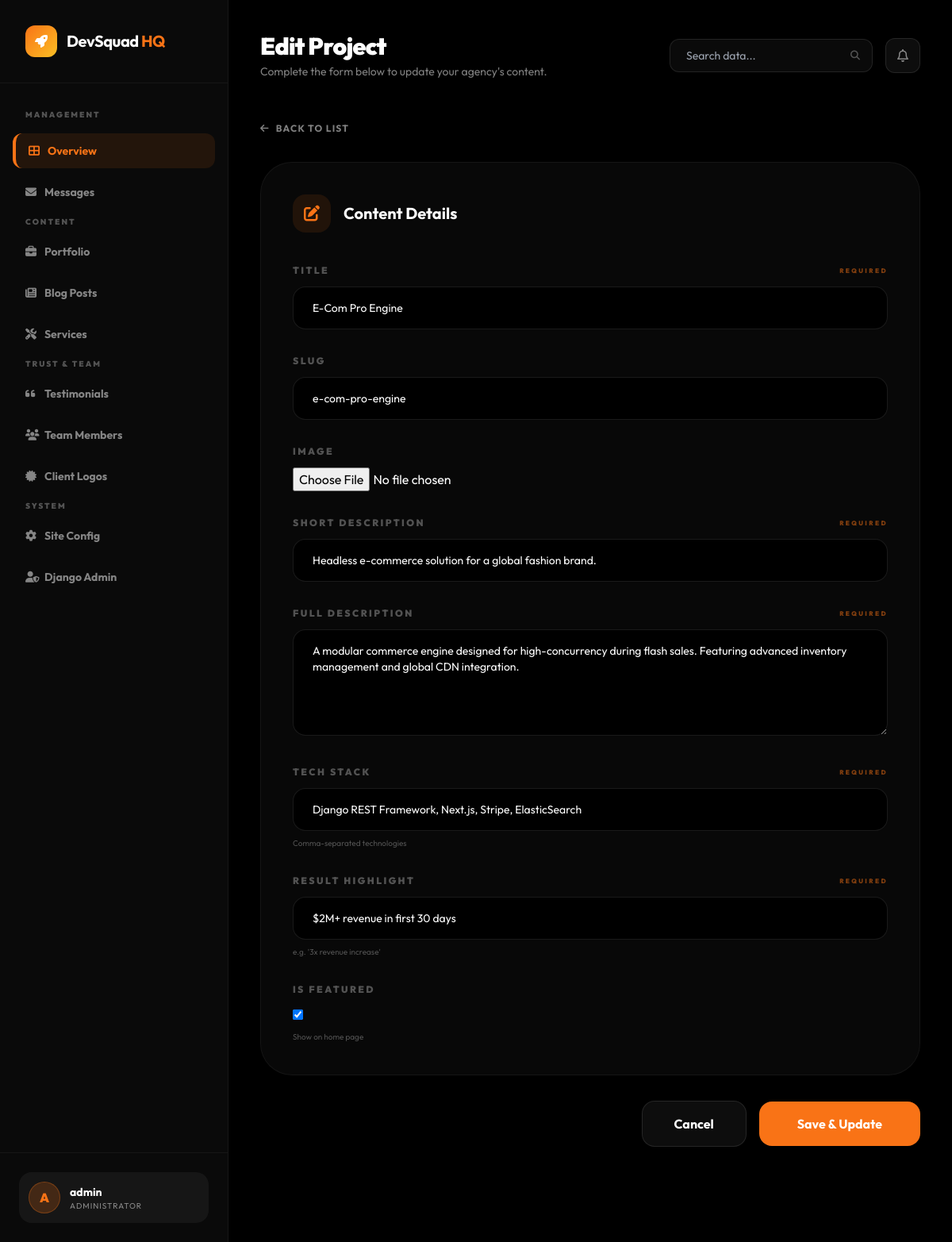
/management/content/project/edit/9/ (signed in), run on the app's committed database.
### devsqaud/models.py (models this page shows, shortened)
class Project(models.Model):
    title = models.CharField(max_length=200)
    slug = models.SlugField(max_length=200, unique=True, blank=True)
    image = models.ImageField(upload_to='projects/', blank=True, null=True)
    short_description = models.CharField(max_length=300)
    full_description = models.TextField()
    result_highlight = models.CharField(
        max_length=300,
        help_text="e.g. '3x revenue increase'"
    )
    tech_stack = models.CharField(
        max_length=500,
        help_text="Comma-separated technologies"
    )
    is_featured = models.BooleanField(default=False, help_text="Show on home page")
    created_at = models.DateTimeField(auto_now_add=True)
    class Meta:
        ordering = ['-created_at']

### devsqaud/views_dashboard.py (the view)
# urls.py: path('management/content/<str:model_key>/edit/<int:pk>/', views_dashboard.content_create_edit, name='content_edit'),
@staff_member_required
def content_create_edit(request, model_key, pk=None):
    if model_key not in MODEL_MAP:
        return redirect('dashboard_home')
    model_class, form_class, list_url_name, display_name = MODEL_MAP[model_key]
    instance = get_object_or_404(model_class, pk=pk) if pk else None
    if request.method == 'POST':
        form = form_class(request.POST, request.FILES, instance=instance)
        if form.is_valid():
            form.save()
            messages.success(request, f'{display_name} saved successfully!')
            return redirect(list_url_name)
    else:
        form = form_class(instance=instance)
    context = {
        'form': form,
        'title': f"{'Edit' if pk else 'Add New'} {display_name}",
        'back_url': reverse(list_url_name),
        'active_page': model_key if model_key in ['projects', 'blog', 'services', 'testimonials', 'team', 'logos'] else 'overview',
    }
    return render(request, 'dashboard/content_form.html', context)

### devsqaud/context_processors.py (called while the page is built)
def site_config_context(request):
    return {
        'site': SiteConfig.load(),
    }

### devsqaud/models.py (called while the page is built)
    @classmethod
    def load(cls):
        obj, _ = cls.objects.get_or_create(pk=1)
        return obj

### templates/dashboard/content_form.html (shortened to what this page needs)
{% extends 'dashboard/base.html' %}
{% block header_title %}{{ title }}{% endblock %}
{% block header_subtitle %}Complete the form below to update your agency's content.{% endblock %}
{% block dashboard_content %}
<div class="max-w-4xl">
    <div class="mb-8">
        <a href="{{ back_url }}" class="inline-flex items-center space-x-2 text-white/50 hover:text-sunset-orange font-bold text-xs uppercase tracking-widest transition-colors">
            <i class="fas fa-arrow-left"></i>
            <span>Back to List</span>
        </a>
    </div>
    <form method="POST" enctype="multipart/form-data" class="space-y-8">
        <div class="glass-card p-10 rounded-[40px] border-white/5">
            <div class="flex items-center space-x-4 mb-10">
                <div class="w-12 h-12 rounded-2xl bg-sunset-orange/10 flex items-center justify-center">
                    <i class="fas fa-edit text-sunset-orange text-xl"></i>
                </div>
                <h3 class="text-xl font-bold">Content Details</h3>
            </div>
            <div class="space-y-8">
                {% for field in form %}
                <div>
                    <label class="block text-xs font-black uppercase tracking-[0.2em] text-white/30 mb-3 flex justify-between items-center">
                        <span>{{ field.label }}</span>
                        {% if field.field.required %}
                        <span class="text-[8px] text-sunset-orange/50">Required</span>
                        {% endif %}
                    </label>
                    {{ field }}
                    {% if field.help_text %}
                    <p class="text-[10px] text-white/30 mt-2">{{ field.help_text }}</p>
                    {% endif %}
                </div>
                {% endfor %}
            </div>
        </div>
        <div class="flex items-center justify-end space-x-4 pb-20">
            <a href="{{ back_url }}" class="px-10 py-4 bg-white/5 border border-white/10 text-white font-bold rounded-2xl hover:bg-white/10 transition-all">Cancel</a>
            <button type="submit" class="px-12 py-4 bg-sunset-orange text-white font-bold rounded-2xl hover:shadow-[0_0_50px_rgba(249,115,22,0.4)] transform hover:-translate-y-1 transition-all duration-300">
                Save & Update
            </button>
        </div>
    </form>
</div>
{% endblock %}

### templates/dashboard/base.html (shortened to what this page needs)
<!DOCTYPE html>
<html lang="en">
<head>
    <script src="https://cdn.tailwindcss.com"></script>
    <link rel="stylesheet" href="https://cdnjs.cloudflare.com/ajax/libs/font-awesome/6.4.0/css/all.min.css">
</head>
<body class="bg-black-pure min-h-screen flex">
    <aside class="w-72 bg-black-soft border-r border-white/5 flex flex-col fixed inset-y-0 z-50">
        <div class="p-8 border-b border-white/5">
            <a href="{% url 'home' %}" class="flex items-center space-x-3">
                <div class="w-10 h-10 bg-gradient-to-br from-sunset-orange to-sunset-amber rounded-xl flex items-center justify-center">
                    <i class="fas fa-rocket text-white"></i>
                </div>
                <span class="text-xl font-bold tracking-tight">DevSquad <span class="text-sunset-orange">HQ</span></span>
            </a>
        </div>
        <nav class="flex-1 px-4 py-8 space-y-2 overflow-y-auto">
            <p class="px-4 text-[10px] font-black uppercase tracking-[0.2em] text-white/30 mb-4">Management</p>
            <a href="{% url 'dashboard_home' %}" class="sidebar-link group flex items-center px-4 py-3 text-sm font-bold rounded-xl transition-all duration-300 {% if active_page == 'overview' %}active{% else %}text-white/50 hover:bg-white/5 hover:text-white{% endif %}">
                <i class="fas fa-th-large w-6 group-hover:text-sunset-orange"></i>
                <span>Overview</span>
            </a>
            <a href="{% url 'dashboard_messages' %}" class="sidebar-link group flex items-center px-4 py-3 text-sm font-bold rounded-xl transition-all duration-300 {% if active_page == 'messages' %}active{% else %}text-white/50 hover:bg-white/5 hover:text-white{% endif %}">
                <i class="fas fa-envelope w-6 group-hover:text-sunset-orange"></i>
                <span>Messages</span>
            </a>
            <p class="px-4 text-[10px] font-black uppercase tracking-[0.2em] text-white/30 mt-8 mb-4">Content</p>
            <a href="{% url 'dashboard_projects' %}" class="sidebar-link group flex items-center px-4 py-3 text-sm font-bold rounded-xl transition-all duration-300 {% if active_page == 'projects' %}active{% else %}text-white/50 hover:bg-white/5 hover:text-white{% endif %}">
                <i class="fas fa-briefcase w-6 group-hover:text-sunset-orange"></i>
                <span>Portfolio</span>
            </a>
            <a href="{% url 'dashboard_blog' %}" class="sidebar-link group flex items-center px-4 py-3 text-sm font-bold rounded-xl transition-all duration-300 {% if active_page == 'blog' %}active{% else %}text-white/50 hover:bg-white/5 hover:text-white{% endif %}">
                <i class="fas fa-newspaper w-6 group-hover:text-sunset-orange"></i>
                <span>Blog Posts</span>
            </a>
            <a href="{% url 'dashboard_services' %}" class="sidebar-link group flex items-center px-4 py-3 text-sm font-bold rounded-xl transition-all duration-300 {% if active_page == 'services' %}active{% else %}text-white/50 hover:bg-white/5 hover:text-white{% endif %}">
                <i class="fas fa-tools w-6 group-hover:text-sunset-orange"></i>
                <span>Services</span>
            </a>
            <p class="px-4 text-[10px] font-black uppercase tracking-[0.2em] text-white/30 mt-8 mb-4">Trust & Team</p>
            <a href="{% url 'dashboard_testimonials' %}" class="sidebar-link group flex items-center px-4 py-3 text-sm font-bold rounded-xl transition-all duration-300 {% if active_page == 'testimonials' %}active{% else %}text-white/50 hover:bg-white/5 hover:text-white{% endif %}">
                <i class="fas fa-quote-left w-6 group-hover:text-sunset-orange"></i>
                <span>Testimonials</span>
            </a>
            <a href="{% url 'dashboard_team' %}" class="sidebar-link group flex items-center px-4 py-3 text-sm font-bold rounded-xl transition-all duration-300 {% if active_page == 'team' %}active{% else %}text-white/50 hover:bg-white/5 hover:text-white{% endif %}">
                <i class="fas fa-users w-6 group-hover:text-sunset-orange"></i>
                <span>Team Members</span>
            </a>
            <a href="{% url 'dashboard_logos' %}" class="sidebar-link group flex items-center px-4 py-3 text-sm font-bold rounded-xl transition-all duration-300 {% if active_page == 'logos' %}active{% else %}text-white/50 hover:bg-white/5 hover:text-white{% endif %}">
                <i class="fas fa-certificate w-6 group-hover:text-sunset-orange"></i>
                <span>Client Logos</span>
            </a>
            <p class="px-4 text-[10px] font-black uppercase tracking-[0.2em] text-white/30 mt-8 mb-4">System</p>
            <a href="{% url 'dashboard_settings' %}" class="sidebar-link group flex items-center px-4 py-3 text-sm font-bold rounded-xl transition-all duration-300 {% if active_page == 'settings' %}active{% else %}text-white/50 hover:bg-white/5 hover:text-white{% endif %}">
                <i class="fas fa-cog w-6 group-hover:text-sunset-orange"></i>
                <span>Site Config</span>
            </a>
            <a href="/admin/" class="group flex items-center px-4 py-3 text-sm font-bold text-white/50 rounded-xl hover:bg-white/5 hover:text-white transition-all duration-300">
                <i class="fas fa-user-shield w-6 group-hover:text-sunset-orange"></i>
                <span>Django Admin</span>
            </a>
        </nav>
        <div class="p-6 border-t border-white/5">
            <div class="flex items-center space-x-3 p-3 bg-white/5 rounded-2xl">
                <div class="w-10 h-10 rounded-full bg-sunset-orange/20 border border-sunset-orange/30 flex items-center justify-center">
                    <span class="font-black text-sunset-orange">{{ request.user.username|first|upper }}</span>
                </div>
                <div class="flex-1 min-w-0">
                    <p class="text-sm font-bold truncate">{{ request.user.username }}</p>
                    <p class="text-[10px] text-white/50 uppercase tracking-widest">Administrator</p>
                </div>
            </div>
        </div>
    </aside>
    <main class="flex-1 ml-72 p-10">
        <div class="flex items-center justify-between mb-12">
            <div>
                <h1 class="text-3xl font-black tracking-tight">{% block header_title %}Overview{% endblock %}</h1>
                <p class="text-white/50 text-sm mt-1">{% block header_subtitle %}Welcome back, Commander.{% endblock %}</p>
            </div>
            <div class="flex items-center space-x-4">
                <div class="relative">
                    <input type="text" placeholder="Search data..." class="bg-black-soft border border-white/10 rounded-xl px-5 py-2.5 text-sm focus:outline-none focus:border-sunset-orange/50 transition-all w-64">
                    <i class="fas fa-search absolute right-4 top-1/2 -translate-y-1/2 text-white/30 text-xs"></i>
                </div>
                <button class="w-11 h-11 rounded-xl bg-white/5 border border-white/10 flex items-center justify-center hover:bg-white/10 transition-all">
                    <i class="far fa-bell text-white/50"></i>
                </button>
            </div>
        </div>
        {% block dashboard_content %}{% endblock %}
    </main>
</body>
</html>

### templates/dashboard/base.html (style rules this page uses)
body { font-family: 'Outfit', sans-serif; background-color: #000000; color: #ffffff; }
.glass-card { background: rgba(255, 255, 255, 0.03); backdrop-filter: blur(10px); border: 1px solid rgba(255, 255, 255, 0.05); }
.sidebar-link.active { background: rgba(249, 115, 22, 0.1); border-left: 4px solid #f97316; color: #f97316; }

### data on the page
Project: form "E-Com Pro Engine" "e-com-pro-engine" "Headless e-commerce solution for a global fashion brand." "A modular commerce engine designed for high-concurrency during flash sales. Featuring advanced inventory management and global CDN integration." "Django REST Framework, Next.js, Stripe, ElasticSearch" "$2M+ revenue in first 30 days" "☑"

### other printed values
{{ request.user.username|first|upper }} "A"
{{ request.user.username }} "admin"
{{ title }} "Edit Project"
{{ field.label }} "TITLE" "SLUG" "IMAGE" "SHORT DESCRIPTION" "FULL DESCRIPTION" "TECH STACK" "RESULT HIGHLIGHT" "IS FEATURED"
{{ field.help_text }} "Comma-separated technologies" "e.g. '3x revenue increase'" "Show on home page"
